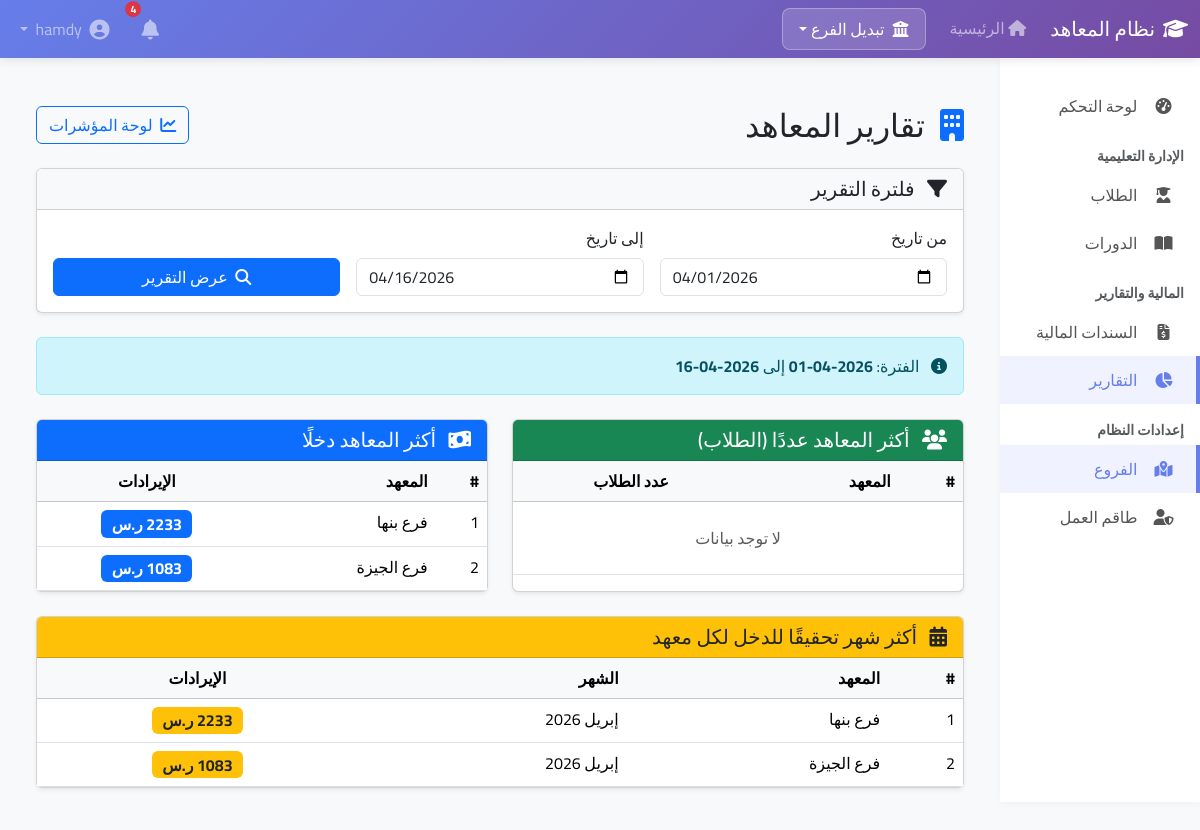
/reports/branches/ (signed in), run on the app's committed database.
### branches/models.py (models this page shows, shortened)
class Branch(models.Model):
    name = models.CharField(max_length=100, verbose_name='اسم الفرع')
    code = models.CharField(max_length=10, unique=True, verbose_name='كود الفرع')
    address = models.TextField(blank=True, verbose_name='العنوان')
    phone = models.CharField(max_length=20, blank=True, verbose_name='رقم الهاتف')
    email = models.EmailField(blank=True, verbose_name='البريد الإلكتروني')
    is_active = models.BooleanField(default=True, verbose_name='نشط')
    created_at = models.DateTimeField(auto_now_add=True, verbose_name='تاريخ الإنشاء')

### reports/views.py (the view)
# urls.py: path('branches/', views.branches_report, name='branches_report'),
@login_required
def branches_report(request):
    start_date, end_date = get_date_range(request)
    branches_by_students = Branch.objects.filter(
        student__registration_date__range=[start_date, end_date]
    ).annotate(
        students_count=Count('student', distinct=True)
    ).order_by('-students_count')[:10]
    income_by_branch = Income.objects.filter(
        date__range=[start_date, end_date]
    ).values('branch').annotate(
        total=Sum('amount')
    ).order_by('-total')[:10]
    branches_by_income_total = []
    for item in income_by_branch:
        try:
            branch = Branch.objects.get(id=item['branch'])
            branch.total_income = item['total']
            branches_by_income_total.append(branch)
        except Branch.DoesNotExist:
            pass
    branches_by_month = branches_by_income_total
    top_months_by_branch = []
    for branch in Branch.objects.all():
        top_month = Income.objects.filter(
            branch=branch,
            date__range=[start_date, end_date]
        ).annotate(
            month=TruncMonth('date')
        ).values('month').annotate(
            total=Sum('amount')
        ).order_by('-total').first()
        if top_month:
            top_months_by_branch.append({
                'branch': branch,
                'month': top_month['month'],
                'amount': top_month['total']
            })
    top_months_by_branch = sorted(top_months_by_branch, key=lambda x: x['amount'], reverse=True)[:10]
    context = {
        'branches_by_students': branches_by_students,
        'branches_by_income_total': branches_by_income_total,
        'branches_by_month': branches_by_month,
        'top_months_by_branch': top_months_by_branch,
        'start_date': start_date,
        'end_date': end_date,
    }
    return render(request, 'reports/branches_report.html', context)

### reports/views.py (called while the page is built)
def get_date_range(request):
    start_date = request.GET.get('start_date')
    end_date = request.GET.get('end_date')
    if start_date:
        start_date = datetime.strptime(start_date, '%Y-%m-%d').date()
    else:
        start_date = date.today().replace(day=1)  # بداية الشهر الحالي
    if end_date:
        end_date = datetime.strptime(end_date, '%Y-%m-%d').date()
    else:
        end_date = date.today()
    return start_date, end_date

### templates/reports/branches_report.html (shortened to what this page needs)
{% extends 'base.html' %}
{% block content %}
<div class="container-fluid py-4">
    <div class="d-flex justify-content-between align-items-center mb-4">
        <h2 class="mb-0">
            <i class="fas fa-building text-primary me-2"></i>
            تقارير المعاهد
        </h2>
        <a href="{% url 'reports:kpis_dashboard' %}" class="btn btn-outline-primary">
            <i class="fas fa-chart-line me-1"></i>
            لوحة المؤشرات
        </a>
    </div>
    <div class="card shadow-sm mb-4">
        <div class="card-header bg-light">
            <h5 class="mb-0">
                <i class="fas fa-filter me-2"></i>
                فلترة التقرير
            </h5>
        </div>
        <div class="card-body">
            <form method="get" class="row g-3">
                <div class="col-md-4">
                    <label class="form-label">من تاريخ</label>
                    <input type="date" name="start_date" class="form-control" value="{{ start_date|date:'Y-m-d' }}">
                </div>
                <div class="col-md-4">
                    <label class="form-label">إلى تاريخ</label>
                    <input type="date" name="end_date" class="form-control" value="{{ end_date|date:'Y-m-d' }}">
                </div>
                <div class="col-md-4 d-flex align-items-end">
                    <button type="submit" class="btn btn-primary w-100">
                        <i class="fas fa-search me-1"></i>
                        عرض التقرير
                    </button>
                </div>
            </form>
        </div>
    </div>
    <div class="alert alert-info mb-4">
        <i class="fas fa-info-circle me-2"></i>
        الفترة: <strong>{{ start_date|date:"Y-m-d" }}</strong> إلى <strong>{{ end_date|date:"Y-m-d" }}</strong>
    </div>
    <div class="row">
        <div class="col-lg-6 mb-4">
            <div class="card shadow-sm h-100">
                <div class="card-header bg-success text-white">
                    <h5 class="mb-0">
                        <i class="fas fa-users me-2"></i>
                        أكثر المعاهد عددًا (الطلاب)
                    </h5>
                </div>
                <div class="card-body p-0">
                    <div class="table-responsive">
                        <table class="table table-hover mb-0">
                            <thead class="table-light">
                                <tr>
                                    <th>#</th>
                                    <th>المعهد</th>
                                    <th class="text-center">عدد الطلاب</th>
                                </tr>
                            </thead>
                            <tbody>
                                {% for branch in branches_by_students %}
                                <tr>
                                    <td>{{ forloop.counter }}</td>
                                    <td>
                                        <a href="#" class="text-decoration-none">
                                            {{ branch.name }}
                                        </a>
                                    </td>
                                    <td class="text-center">
                                        <span class="badge bg-success fs-6">{{ branch.students_count }}</span>
                                    </td>
                                </tr>
                                {% empty %}
                                <tr>
                                    <td colspan="3" class="text-center py-4 text-muted">
                                        لا توجد بيانات
                                    </td>
                                </tr>
                                {% endfor %}
                            </tbody>
                        </table>
                    </div>
                </div>
            </div>
        </div>
        <div class="col-lg-6 mb-4">
            <div class="card shadow-sm h-100">
                <div class="card-header bg-primary text-white">
                    <h5 class="mb-0">
                        <i class="fas fa-money-bill-wave me-2"></i>
                        أكثر المعاهد دخلًا
                    </h5>
                </div>
                <div class="card-body p-0">
                    <div class="table-responsive">
                        <table class="table table-hover mb-0">
                            <thead class="table-light">
                                <tr>
                                    <th>#</th>
                                    <th>المعهد</th>
                                    <th class="text-center">الإيرادات</th>
                                </tr>
                            </thead>
                            <tbody>
                                {% for branch in branches_by_income_total %}
                                <tr>
                                    <td>{{ forloop.counter }}</td>
                                    <td>{{ branch.name }}</td>
                                    <td class="text-center">
                                        <span class="badge bg-primary fs-6">
                                            {% if branch.total_income %}
                                                {{ branch.total_income|floatformat:0 }} ر.س
                                            {% else %}
                                                0 ر.س
                                            {% endif %}
                                        </span>
                                    </td>
                                </tr>
                                {% empty %}
                                <tr>
                                    <td colspan="3" class="text-center py-4 text-muted">
                                        لا توجد بيانات
                                    </td>
                                </tr>
                                {% endfor %}
                            </tbody>
                        </table>
                    </div>
                </div>
            </div>
        </div>
        <div class="col-12 mb-4">
            <div class="card shadow-sm">
                <div class="card-header bg-warning text-dark">
                    <h5 class="mb-0">
                        <i class="fas fa-calendar-alt me-2"></i>
                        أكثر شهر تحقيقًا للدخل لكل معهد
                    </h5>
                </div>
                <div class="card-body p-0">
                    <div class="table-responsive">
                        <table class="table table-hover mb-0">
                            <thead class="table-light">
                                <tr>
                                    <th>#</th>
                                    <th>المعهد</th>
                                    <th>الشهر</th>
                                    <th class="text-center">الإيرادات</th>
                                </tr>
                            </thead>
                            <tbody>
                                {% for item in top_months_by_branch %}
                                <tr>
                                    <td>{{ forloop.counter }}</td>
                                    <td>{{ item.branch.name }}</td>
                                    <td>{{ item.month|date:"F Y" }}</td>
                                    <td class="text-center">
                                        <span class="badge bg-warning text-dark fs-6">
                                            {{ item.amount|floatformat:0 }} ر.س
                                        </span>
                                    </td>
                                </tr>
                                {% empty %}
                                <tr>
                                    <td colspan="4" class="text-center py-4 text-muted">
                                        لا توجد بيانات
                                    </td>
                                </tr>
                                {% endfor %}
                            </tbody>
                        </table>
                    </div>
                </div>
            </div>
        </div>
    </div>
</div>
{% endblock %}

### templates/base.html (style rules this page uses)
* { font-family: 'Cairo', sans-serif; }
body { background-color: #f8f9fa; overflow-x: hidden; }

### data on the page
Branch: name "فرع بنها", total_income "2233", branch.name "فرع بنها", month "إبريل 2026", amount "2233"
Branch: name "فرع الجيزة", total_income "1083", branch.name "فرع الجيزة", month "إبريل 2026", amount "1083"

### other printed values
{{ start_date|date:"Y-m-d" }} "2026-04-01"
{{ end_date|date:"Y-m-d" }} "2026-04-16"
